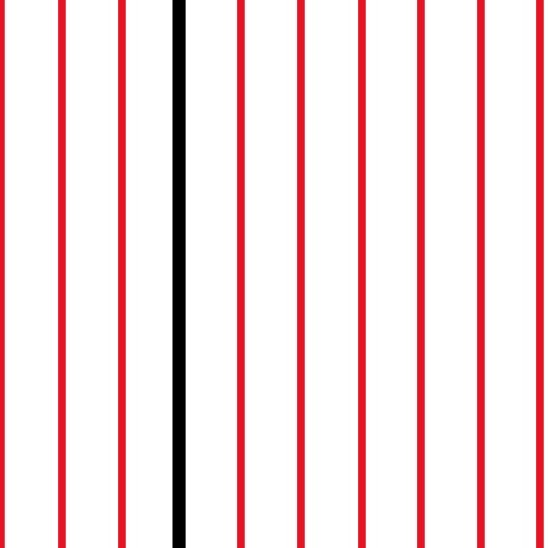
#> input picture images/image2.jpeg, 548 x 548 px
$ python blackColor.py
#> lines starting #> are read from the running program, lines starting #| are printed output that depends on the picture; after the words box and inside, x2 and y2 are one past the last pixel; in counts of white or black regions, pixels touching at a corner belong together
import cv2
import numpy as np
import random

def draw_circle_around_point(image_path, point_coordinates):
    image = cv2.imread(image_path)
    radius = 10
    color = (0, 0, 255)

    for coordinates in point_coordinates:
        center = tuple(coordinates[::-1])
        cv2.circle(image, center, radius, color, -1)

    cv2.imshow("Resim", image)
    cv2.waitKey(0)
    cv2.destroyAllWindows()

image_path = "images/image2.jpeg"
image = cv2.imread(image_path)
#> image is the input picture: shape (548, 548, 3); mean B, G, R 222.3, 220.4, 243.4
gray_image = cv2.cvtColor(image, cv2.COLOR_BGR2GRAY)
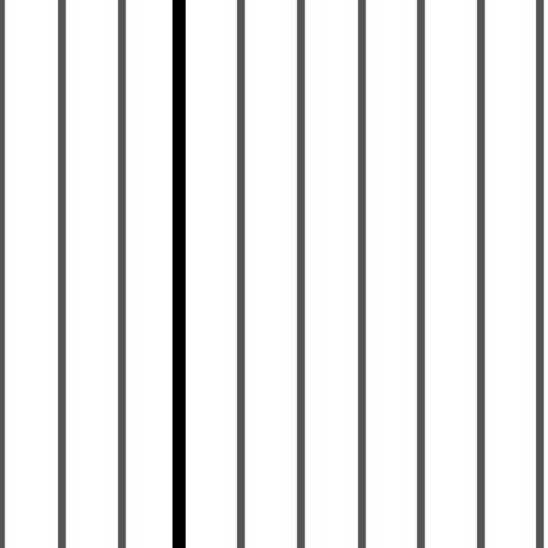
#> gray_image: shape (548, 548); min 0, max 255, mean 227.5
black_coordinates = np.column_stack(np.where(gray_image == 0))
#> black_coordinates = 4384 pairs, first value 0 to 547, second value 175 to 184

if len(black_coordinates) > 0:
    random_black_point = random.choice(black_coordinates)
#> random_black_point = [394, 178]
    draw_circle_around_point(image_path, [random_black_point])
#> the loop in draw_circle_around_point, `for coordinates in point_coordinates:` made 1 pass
#> (coordinates, center) on pass 1: ([394, 178], (178, 394))
#> after the loop in draw_circle_around_point, `for coordinates in point_coordinates:`:
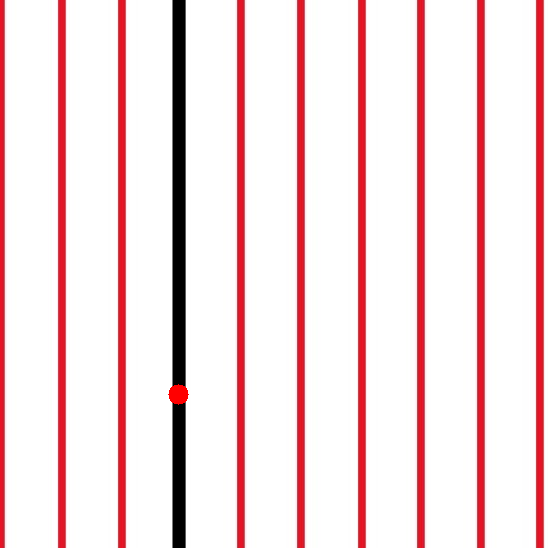
#> image: shape (548, 548, 3); 0.11% of pixels changed, all inside (x1, y1, x2, y2) = (168, 384, 189, 405)
else:
    print("Siyah piksel bulunamadı.")

$ run again, with images/image1.jpeg copied over images/image2.jpeg
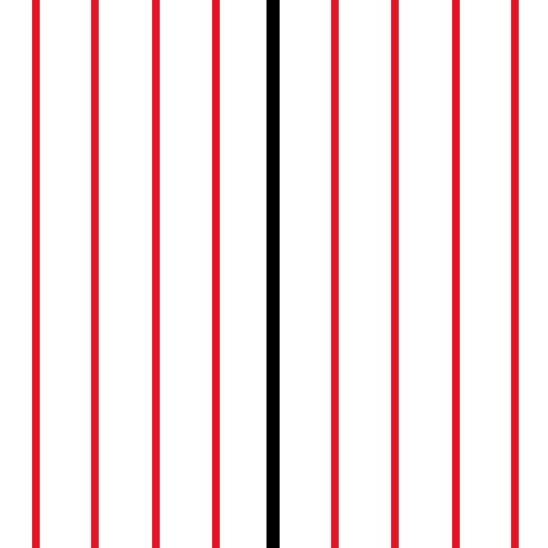
#> input picture images/image1.jpeg, 548 x 548 px
#> image is the input picture: shape (548, 548, 3); mean B, G, R 224.2, 222.4, 243.8
#> `gray_image = cv2.cvtColor(image, cv2.COLOR_BGR2GRAY)`:
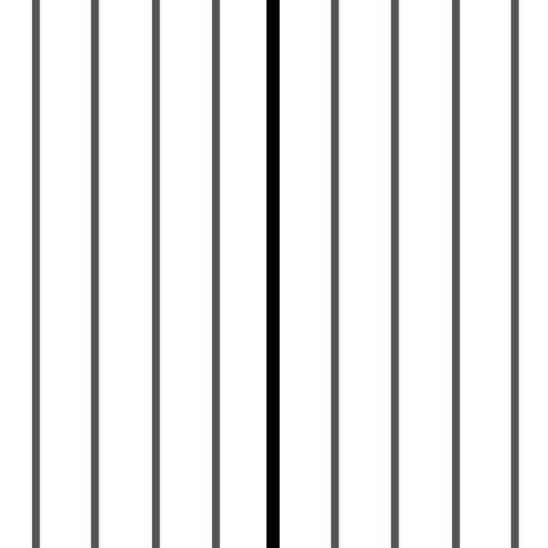
#> gray_image: shape (548, 548); min 0, max 255, mean 229
#> black_coordinates = 4932 pairs, first value 0 to 547, second value 267 to 278
#> random_black_point = [350, 274]
#> the loop in draw_circle_around_point, `for coordinates in point_coordinates:` made 1 pass
#> (coordinates, center) on pass 1: ([350, 274], (274, 350))
#> after the loop in draw_circle_around_point, `for coordinates in point_coordinates:`:
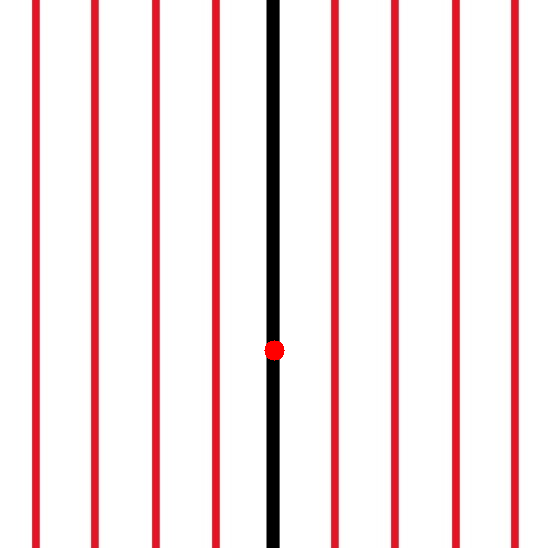
#> image: shape (548, 548, 3); 0.11% of pixels changed, all inside (x1, y1, x2, y2) = (264, 340, 285, 361)
